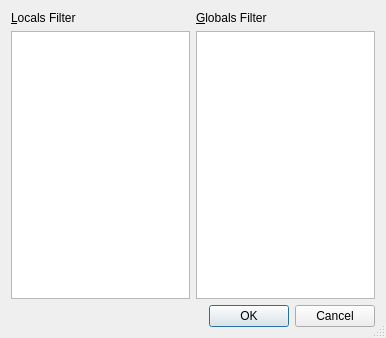
<ui version="4.0" >
 <author>Detlev Offenbach &lt;detlev@die-offenbachs.de></author>
 <class>VariablesFilterDialog</class>
 <widget class="QDialog" name="VariablesFilterDialog" >
  <property name="geometry" >
   <rect>
    <x>0</x>
    <y>0</y>
    <width>386</width>
    <height>338</height>
   </rect>
  </property>
  <property name="windowTitle" >
   <string>Variables Type Filter</string>
  </property>
  <property name="whatsThis" >
   <string>&lt;b>Filter Dialog&lt;/b>
&lt;p> This dialog gives the user the possibility to select what kind of variables should &lt;b>not&lt;/b> be shown during a debugging session.&lt;/p></string>
  </property>
  <property name="sizeGripEnabled" >
   <bool>true</bool>
  </property>
  <layout class="QGridLayout" >
   <item row="2" column="0" colspan="2" >
    <widget class="QDialogButtonBox" name="buttonBox" >
     <property name="orientation" >
      <enum>Qt::Horizontal</enum>
     </property>
     <property name="standardButtons" >
      <set>QDialogButtonBox::Cancel|QDialogButtonBox::Ok</set>
     </property>
    </widget>
   </item>
   <item row="0" column="0" >
    <widget class="QLabel" name="localsLabel" >
     <property name="text" >
      <string>&amp;Locals Filter</string>
     </property>
     <property name="buddy" >
      <cstring>localsList</cstring>
     </property>
    </widget>
   </item>
   <item row="0" column="1" >
    <widget class="QLabel" name="globalsLabel" >
     <property name="text" >
      <string>&amp;Globals Filter</string>
     </property>
     <property name="buddy" >
      <cstring>globalsList</cstring>
     </property>
    </widget>
   </item>
   <item row="1" column="0" >
    <widget class="QListWidget" name="localsList" >
     <property name="toolTip" >
      <string>Locals Filter List</string>
     </property>
     <property name="whatsThis" >
      <string>&lt;b>Locals Filter List&lt;/b>
&lt;p>Select the variable types you want to be filtered out of the locals variables list.&lt;/p&lt;</string>
     </property>
     <property name="selectionMode" >
      <enum>QAbstractItemView::ExtendedSelection</enum>
     </property>
    </widget>
   </item>
   <item row="1" column="1" >
    <widget class="QListWidget" name="globalsList" >
     <property name="toolTip" >
      <string>Globals Filter List</string>
     </property>
     <property name="whatsThis" >
      <string>&lt;b>Globals Filter List&lt;/b>
&lt;p>Select the variable types you want to be filtered out of the globals variables list.&lt;/p&lt;</string>
     </property>
     <property name="selectionMode" >
      <enum>QAbstractItemView::ExtendedSelection</enum>
     </property>
    </widget>
   </item>
  </layout>
 </widget>
 <layoutdefault spacing="6" margin="11" />
 <pixmapfunction>qPixmapFromMimeSource</pixmapfunction>
 <tabstops>
  <tabstop>localsList</tabstop>
  <tabstop>globalsList</tabstop>
 </tabstops>
 <resources/>
 <connections>
  <connection>
   <sender>buttonBox</sender>
   <signal>accepted()</signal>
   <receiver>VariablesFilterDialog</receiver>
   <slot>accept()</slot>
   <hints>
    <hint type="sourcelabel" >
     <x>14</x>
     <y>319</y>
    </hint>
    <hint type="destinationlabel" >
     <x>15</x>
     <y>332</y>
    </hint>
   </hints>
  </connection>
  <connection>
   <sender>buttonBox</sender>
   <signal>rejected()</signal>
   <receiver>VariablesFilterDialog</receiver>
   <slot>reject()</slot>
   <hints>
    <hint type="sourcelabel" >
     <x>84</x>
     <y>317</y>
    </hint>
    <hint type="destinationlabel" >
     <x>84</x>
     <y>336</y>
    </hint>
   </hints>
  </connection>
 </connections>
</ui>
